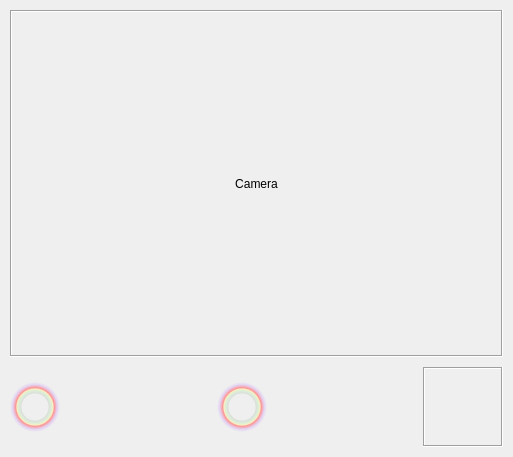
<?xml version="1.0" encoding="UTF-8"?>
<ui version="4.0">
 <class>MainWindow</class>
 <widget class="QMainWindow" name="MainWindow">
  <property name="geometry">
   <rect>
    <x>0</x>
    <y>0</y>
    <width>513</width>
    <height>457</height>
   </rect>
  </property>
  <property name="windowTitle">
   <string>AI Camera - Cười lên nhé tôi sẽ tự chụp (^.^)</string>
  </property>
  <property name="windowIcon">
   <iconset>
    <normaloff>icon/icon.png</normaloff>icon/icon.png</iconset>
  </property>
  <widget class="QWidget" name="centralwidget">
   <layout class="QVBoxLayout" name="verticalLayout">
    <property name="spacing">
     <number>10</number>
    </property>
    <property name="leftMargin">
     <number>10</number>
    </property>
    <property name="topMargin">
     <number>10</number>
    </property>
    <property name="rightMargin">
     <number>10</number>
    </property>
    <property name="bottomMargin">
     <number>10</number>
    </property>
    <item>
     <widget class="QLabel" name="lblCam">
      <property name="frameShape">
       <enum>QFrame::Box</enum>
      </property>
      <property name="frameShadow">
       <enum>QFrame::Sunken</enum>
      </property>
      <property name="text">
       <string>Camera</string>
      </property>
      <property name="alignment">
       <set>Qt::AlignCenter</set>
      </property>
     </widget>
    </item>
    <item>
     <layout class="QHBoxLayout" name="horizontalLayout">
      <property name="sizeConstraint">
       <enum>QLayout::SetDefaultConstraint</enum>
      </property>
      <item>
       <widget class="QPushButton" name="btnSetting">
        <property name="minimumSize">
         <size>
          <width>50</width>
          <height>50</height>
         </size>
        </property>
        <property name="maximumSize">
         <size>
          <width>50</width>
          <height>50</height>
         </size>
        </property>
        <property name="autoFillBackground">
         <bool>false</bool>
        </property>
        <property name="styleSheet">
         <string notr="true">background-color: qradialgradient(spread:pad, cx:0.5, cy:0.5, radius:0.5, fx:0.5, fy:0.5, stop:0 rgba(0, 0, 0, 0), stop:0.52 rgba(0, 0, 0, 0), stop:0.565 rgba(82, 121, 76, 33), stop:0.65 rgba(159, 235, 148, 64), stop:0.721925 rgba(255, 238, 150, 129), stop:0.77 rgba(255, 128, 128, 204), stop:0.89 rgba(191, 128, 255, 64), stop:1 rgba(0, 0, 0, 0));
border-radius: 5px</string>
        </property>
        <property name="text">
         <string/>
        </property>
        <property name="icon">
         <iconset>
          <normaloff>icon/setting.png</normaloff>icon/setting.png</iconset>
        </property>
        <property name="iconSize">
         <size>
          <width>50</width>
          <height>50</height>
         </size>
        </property>
        <property name="shortcut">
         <string notr="true"/>
        </property>
       </widget>
      </item>
      <item>
       <spacer name="horizontalSpacer">
        <property name="orientation">
         <enum>Qt::Horizontal</enum>
        </property>
        <property name="sizeHint" stdset="0">
         <size>
          <width>40</width>
          <height>20</height>
         </size>
        </property>
       </spacer>
      </item>
      <item>
       <widget class="QPushButton" name="btnCapt">
        <property name="minimumSize">
         <size>
          <width>50</width>
          <height>50</height>
         </size>
        </property>
        <property name="maximumSize">
         <size>
          <width>50</width>
          <height>50</height>
         </size>
        </property>
        <property name="toolTip">
         <string notr="true"/>
        </property>
        <property name="autoFillBackground">
         <bool>false</bool>
        </property>
        <property name="styleSheet">
         <string notr="true">background-color: qradialgradient(spread:pad, cx:0.5, cy:0.5, radius:0.5, fx:0.5, fy:0.5, stop:0 rgba(0, 0, 0, 0), stop:0.52 rgba(0, 0, 0, 0), stop:0.565 rgba(82, 121, 76, 33), stop:0.65 rgba(159, 235, 148, 64), stop:0.721925 rgba(255, 238, 150, 129), stop:0.77 rgba(255, 128, 128, 204), stop:0.89 rgba(191, 128, 255, 64), stop:1 rgba(0, 0, 0, 0));
border-radius: 5px</string>
        </property>
        <property name="text">
         <string/>
        </property>
        <property name="icon">
         <iconset>
          <normaloff>icon/capture.png</normaloff>icon/capture.png</iconset>
        </property>
        <property name="iconSize">
         <size>
          <width>50</width>
          <height>50</height>
         </size>
        </property>
        <property name="shortcut">
         <string notr="true"/>
        </property>
        <property name="flat">
         <bool>false</bool>
        </property>
       </widget>
      </item>
      <item>
       <spacer name="horizontalSpacer_2">
        <property name="orientation">
         <enum>Qt::Horizontal</enum>
        </property>
        <property name="sizeHint" stdset="0">
         <size>
          <width>20</width>
          <height>20</height>
         </size>
        </property>
       </spacer>
      </item>
      <item>
       <widget class="QLabel" name="lblPic">
        <property name="minimumSize">
         <size>
          <width>80</width>
          <height>80</height>
         </size>
        </property>
        <property name="maximumSize">
         <size>
          <width>80</width>
          <height>80</height>
         </size>
        </property>
        <property name="frameShape">
         <enum>QFrame::Box</enum>
        </property>
        <property name="frameShadow">
         <enum>QFrame::Sunken</enum>
        </property>
        <property name="text">
         <string/>
        </property>
        <property name="alignment">
         <set>Qt::AlignCenter</set>
        </property>
       </widget>
      </item>
     </layout>
    </item>
   </layout>
  </widget>
 </widget>
 <resources/>
 <connections/>
</ui>
